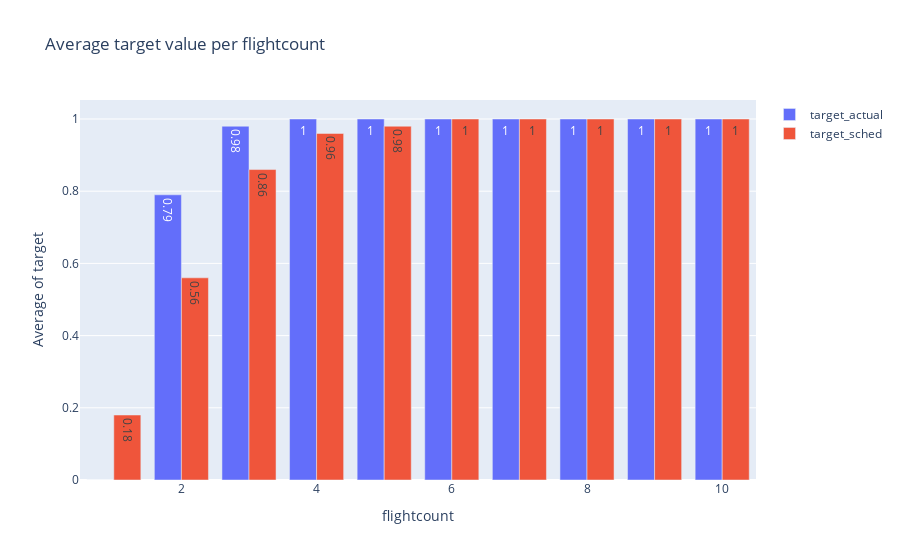

The notebook cell this image was saved under:
### Markdown cell above
Number of flights v target:

### Code cell
import plotly.graph_objects as go

target_avg = df.groupby("flights_cnt")[["target_actual","target_sched"]].mean().round(2)

fig = go.Figure()

# Add each column as its own bar trace
for col in target_avg.columns:
    fig.add_trace(
        go.Bar(
            x=target_avg.index,
            y=target_avg[col],
            name=col,
            text=target_avg[col],
            textposition='auto'
        )
    )

fig.update_layout(
    title="Average target value per flightcount",
    xaxis_title="flightcount",
    yaxis_title="Average of target",
    barmode='group'  # or 'stack'
)

fig.show()

### Figure 1 — Plotly figure (JSON) as saved in the notebook; plotly's stock layout.template omitted (floating-point values rounded to 4 significant figures)
{"data": [{"name": "target_actual", "text": [0, 0.79, 0.98, 1, 1, 1, 1, 1, 1, 1], "textposition": "auto", "type": "bar", "x": [1, 2, 3, 4, 5, 6, 7, 8, 9, 10], "y": [0, 0.79, 0.98, 1, 1, 1, 1, 1, 1, 1]}, {"name": "target_sched", "text": [0.18, 0.56, 0.86, 0.96, 0.98, 1, 1, 1, 1, 1], "textposition": "auto", "type": "bar", "x": [1, 2, 3, 4, 5, 6, 7, 8, 9, 10], "y": [0.18, 0.56, 0.86, 0.96, 0.98, 1, 1, 1, 1, 1]}], "layout": {"barmode": "group", "title": {"text": "Average target value per flightcount"}, "xaxis": {"title": {"text": "flightcount"}}, "yaxis": {"title": {"text": "Average of target"}}}}
